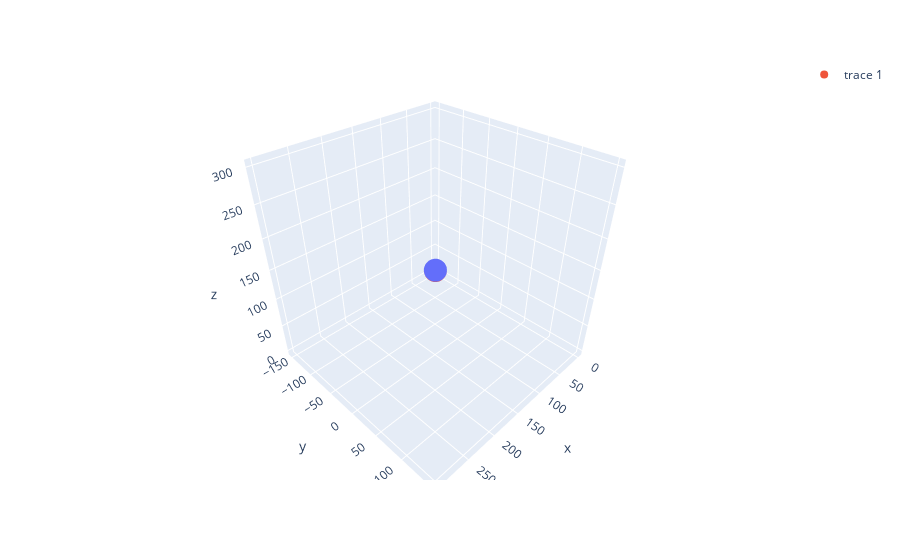

Source (notebook cell):
### Code cell
figScatter = px.scatter_3d(x=x1valuse , y = x2values , z = calculateValue(inputValue , bestNode.root))
figScatter.add_scatter3d(x=x1valuse , y = x2values , z = trueValues , mode = "markers")
figScatter.show()

### Figure 1 — Plotly figure (JSON) as saved in the notebook; plotly's stock layout.template omitted (floating-point values rounded to 4 significant figures; data arrays with more than 128 entries replaced by an {"elided": "..."} marker saying what was removed)
{"data": [{"hovertemplate": "x=%{x}<br>y=%{y}<br>z=%{z}<extra></extra>", "legendgroup": "", "marker": {"color": "#636efa", "symbol": "circle"}, "mode": "markers", "name": "", "scene": "scene", "showlegend": false, "type": "scatter3d", "x": {"elided": "300 int values"}, "y": {"elided": "300 int values"}, "z": {"elided": "300 float values"}}, {"mode": "markers", "type": "scatter3d", "x": {"elided": "300 int values"}, "y": {"elided": "300 int values"}, "z": {"elided": "300 float values"}}], "layout": {"legend": {"tracegroupgap": 0}, "margin": {"t": 60}, "scene": {"domain": {"x": [0, 1], "y": [0, 1]}, "xaxis": {"title": {"text": "x"}}, "yaxis": {"title": {"text": "y"}}, "zaxis": {"title": {"text": "z"}}}}}
